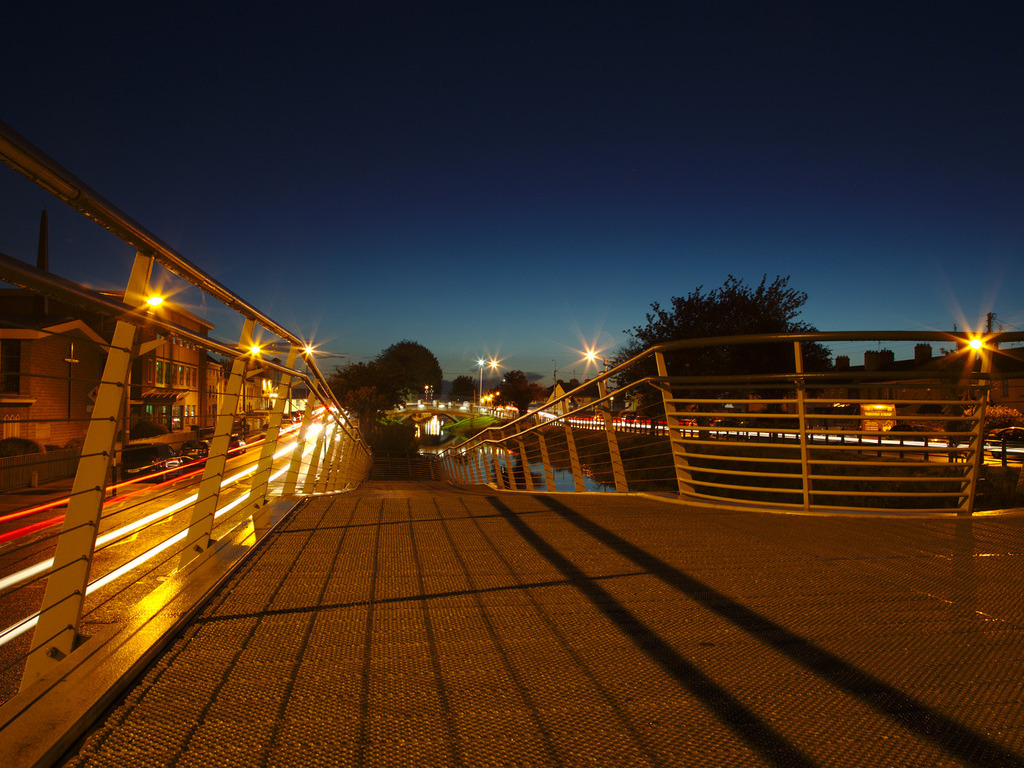
%> input picture LSB/SRC.jpg, 1024 x 768 px
$ octave lsb_embedder_rgb_full.m   (GNU Octave 9; MATLAB toolbox functions it lacks are replaced by stand-ins)
%> lines starting %> are read from the running program, lines starting %| are printed output that depends on the picture; in (x1, y1, x2, y2) boxes, pixels count from 0 and x2, y2 are one past the last pixel; in counts of white or black regions, pixels touching at a corner belong together; the program's own positions count from 1
% lsb_embedder_rgb_full.m
% Full standalone RGB LSB embedder for GNU Octave
% Usage: edit the three filenames below if needed, then run this script.

clc; clear; close all;

% === USER SETTINGS ===
cover_filename  = 'SRC.jpg';        % input RGB cover image
message_filename = 'text2000.txt';   % input text file (message)
stego_filename   = 'stego_LSB_RGB.png'; % output stego image (PNG recommended)

end_marker = '###';  % marker appended to message to signal its end

% === READ COVER IMAGE ===
if exist(cover_filename, 'file') ~= 2
    error('Cover image file "%s" not found in current folder.', cover_filename);
end
cover = imread(cover_filename);
%> cover is the input picture: size 768x1024x3 uint8; mean R, G, B 64.4, 44.7, 30.2
if ndims(cover) ~= 3 || size(cover,3) ~= 3
    error('Cover image must be RGB (3 channels).');
end

[rows, cols, ch] = size(cover);
%> rows = 768; cols = 1024; ch = 3
fprintf('Cover image: %s  (size: %d x %d, channels: %d)\n', cover_filename, rows, cols, ch);
%| Cover image: SRC.jpg  (size: 768 x 1024, channels: 3)

% === READ MESSAGE TEXT ===
if exist(message_filename, 'file') ~= 2
    error('Message file "%s" not found in current folder.', message_filename);
end
fid = fopen(message_filename, 'r');
if fid == -1
    error('Failed to open message file.');
end
message = fread(fid, '*char')';
fclose(fid);

% remove CR if present, normalize newlines optionally
message = strrep(message, sprintf('\r'), '');

% append end marker so decoder will know where to stop
message_with_marker = [message end_marker];

fprintf('Message (chars, excluding marker): %d\n', length(message));
fprintf('Message + marker length: %d\n', length(message_with_marker));

% === CONVERT MESSAGE TO BITSTREAM ===
% convert to ASCII numbers, then to binary string matrix, then reshape to vector of bits
message_ascii = double(message_with_marker);               % numeric ASCII codes
bin_chars = dec2bin(message_ascii, 8);                    % each row is '01001010'
% dec2bin returns char array with rows = characters
bin_matrix = bin_chars - '0';                             % numeric 0/1 matrix (rows x 8)
bitstream = reshape(bin_matrix.', 1, []);                 % row-major sequence of bits
msg_bits_len = length(bitstream);
fprintf('Total message bits to embed: %d bits (=%d chars)\n', msg_bits_len, length(message_with_marker));

% === CAPACITY CHECK (blue channel only: 1 bit per pixel) ===
capacity_bits = rows * cols;   % one bit per pixel in blue channel
%> capacity_bits = 786432
if msg_bits_len > capacity_bits
    error('Message too large for blue-channel embedding. Capacity (bits) = %d, required = %d', capacity_bits, msg_bits_len);
end
fprintf('Capacity OK: %d bits available in blue channel\n', capacity_bits);
%| Capacity OK: 786432 bits available in blue channel

% === EMBED INTO BLUE CHANNEL LSB ===
stego = cover;  % copy to modify
blue = cover(:,:,3);           % blue channel as uint8
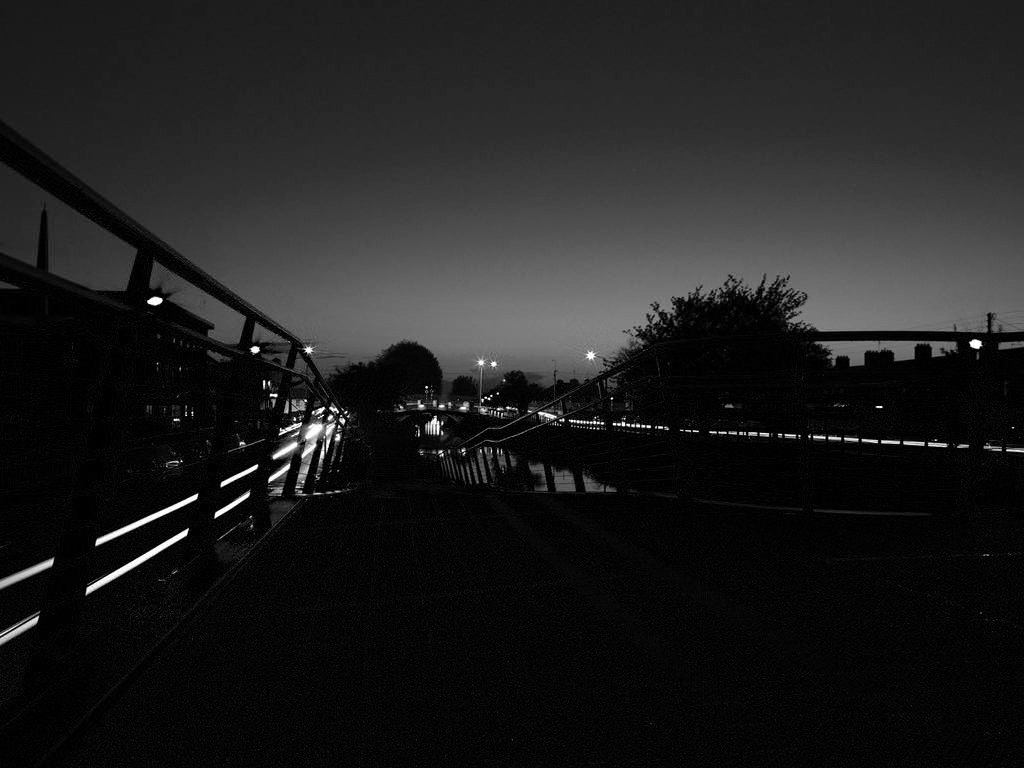
%> blue: size 768x1024 uint8; min 0, max 255, mean 30.2
blue_flat = double(blue(:));   % work in numeric array (double) for bitset / safety

% set LSB of first msg_bits_len blue pixels to the message bits
% bitset can accept vector inputs for the 'value' argument
indices = 1:msg_bits_len;
values  = bitstream(:);  % column vector of 0/1

% ensure integer pixel values and set LSB
blue_flat(indices) = bitset(floor(blue_flat(indices)), 1, values);

% reconstruct blue channel and stego image
blue_stego = reshape(uint8(blue_flat), rows, cols);
stego(:,:,3) = blue_stego;
%> stego: size 768x1024x3 uint8; 1.2% of pixels changed, all inside (x1, y1, x2, y2) = (0, 0, 26, 768)

% === SAVE STEGO IMAGE (PNG recommended to avoid lossy compression) ===
imwrite(stego, stego_filename);
fprintf('Stego image saved as "%s"\n', stego_filename);

% === QUALITY METRICS (MSE, PSNR) computed on full image (all channels) ===
orig_double  = double(cover);
stego_double = double(stego);

MSE = mean((orig_double(:) - stego_double(:)).^2);
%> MSE = 0.00401
if MSE == 0
    PSNR = Inf;
else
    PSNR = 10 * log10(255^2 / MSE);
%> PSNR = 72.1
end

fprintf('MSE (full image): %.6f\n', MSE);
%| MSE (full image): 0.004009
if isinf(PSNR)
    fprintf('PSNR (full image): Inf (no difference)\n');
else
    fprintf('PSNR (full image): %.3f dB\n', PSNR);
%| PSNR (full image): 72.101 dB
end

% === Quick visual check (optional) ===
try
    figure('Name','Cover vs Stego','NumberTitle','off','Position',[200 200 900 400]);
    subplot(1,2,1); imshow(cover); title('Original Cover');
    subplot(1,2,2); imshow(stego);  title('Stego Image (blue LSB)');
catch
    % If running in non-GUI Octave, just skip plotting
end

fprintf('Embedding finished. To decode, run the matching decoder that reads the blue-channel LSBs and stops at the marker "%s".\n', end_marker);
